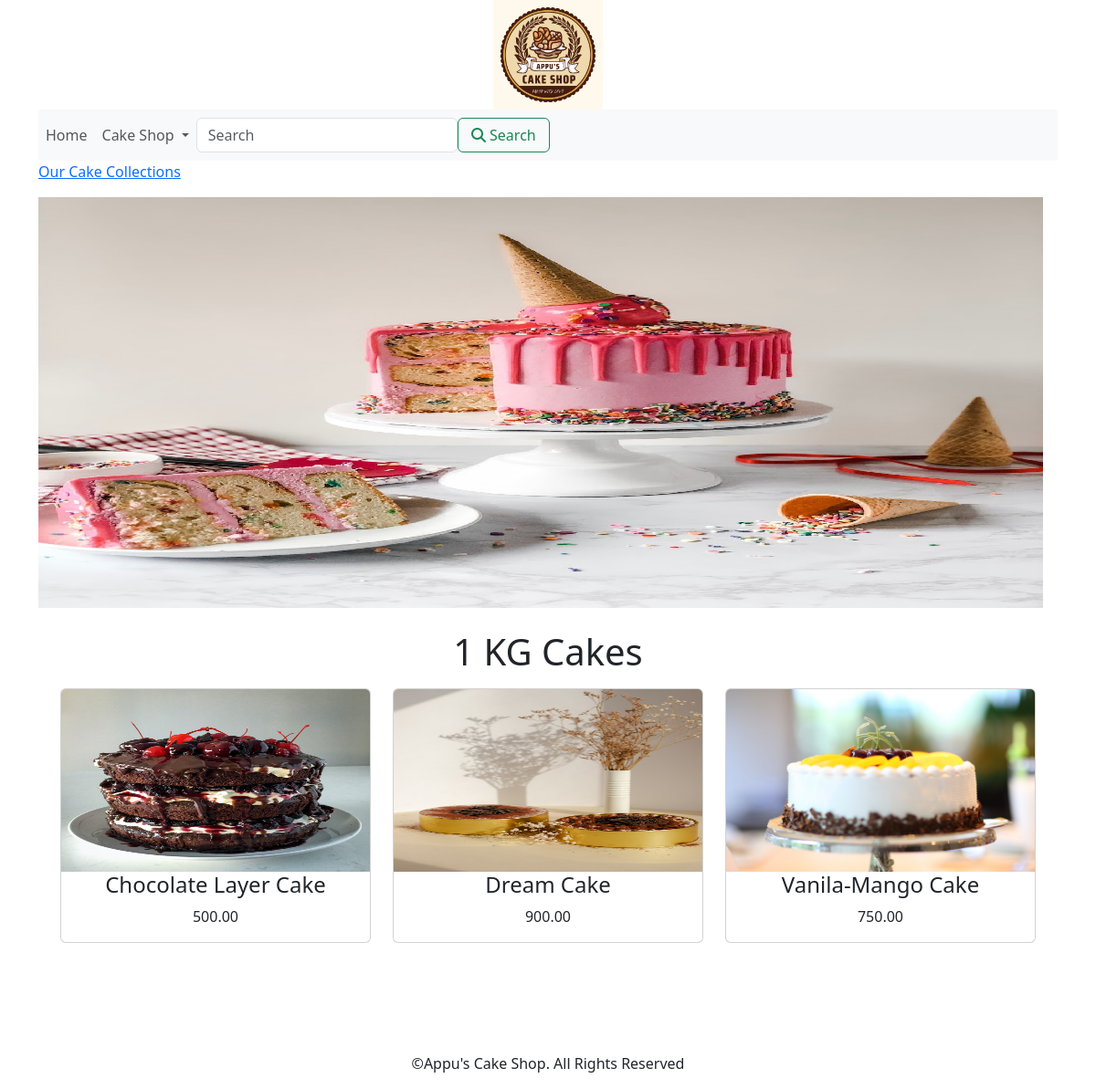
The app's page /1-kg-cakes/ with its own data.
### cakeapp/models.py (models this page shows, shortened)
class Category(models.Model):
    name=models.CharField(max_length=250,unique=True)
    slug = models.SlugField(max_length=250, unique=True)
    desc=models.TextField(blank=True)
    image=models.ImageField(upload_to='category',blank=True)
    class Meta:
        ordering=('name',)
        verbose_name='category'
        verbose_name_plural='categories'
    def get_url(self):
        return reverse('cakeapp:products_by_category', args=[self.slug])

class Products(models.Model):
    name=models.CharField(max_length=250,unique=True)
    slug=models.SlugField(max_length=250,unique=True)
    desc=models.TextField(blank=True)
    price=models.DecimalField(max_digits=10,decimal_places=2)
    category=models.ForeignKey(Category,on_delete=models.CASCADE)
    image=models.ImageField(upload_to='product',blank=True)
    stock=models.IntegerField()
    available=models.BooleanField(default=True)
    created=models.DateTimeField(auto_now_add=True)
    updated=models.DateTimeField(auto_now=True)
    class Meta:
        ordering=('name',)
        verbose_name='product'
        verbose_name_plural='products'
    def get_url(self):
        return reverse('cakeapp:procatdetail', args=[self.category.slug,self.slug])

### cakeapp/views.py (the view)
# urls.py: path('',views.allprodcat,name='allprodcat'),
def allprodcat(request,c_slug=None):
    c_page=None
    product_list=None
    if c_slug != None:
        c_page=get_object_or_404(Category,slug=c_slug)
        product_list=Products.objects.all().filter(category=c_page,available=True)
    else:
        product_list=Products.objects.all().filter(available=True)
    paginator=Paginator(product_list,6)
    try:
        page=int(request.GET.get('page','1'))
    except:
        page=1
    try:
        products=paginator.page(page)
    except(EmptyPage,InvalidPage):
        products=paginator.page(paginator.num_pages)
    return render(request,"category.html",{'category':c_page,'products':products})

### cakeapp/context_processors.py (called while the page is built)
def menu_links(request):
    links=Category.objects.all()
    return dict(links=links)

### cart_app/context_processors.py (called while the page is built)
def counter(request):
    item_count=0
    if 'admin' in request.path:
        return {}
    else:
        try:
            cart=Cart.objects.filter(Cart_id=_cart_id(request))
            cart_item=CartItem.objects.all().filter(cart=cart[:1])
            for citem in cart_item:
                item_count += citem.quantity
        except Cart.DoesNotExist:
            item_count=0
    return dict(item_count=item_count)

### cart_app/views.py (called while the page is built)
def _cart_id(request):
    cart=request.session.session_key
    if not cart:
        cart=request.session.create()
    return cart

### templates/category.html (shortened to what this page needs)
{% extends 'base.html' %}
{% load static %}
{% block content %}
    {% if category %}
        <div>
            <div class="row my_row_class">
                <div class="mx-auto">
                    <p><a href="{% url 'cakeapp:allprodcat' %}">Our Cake Collections</a></p>
                </div>
            </div>
        </div>
    {% endif %}
    <div class="mx-auto">
        {% if category %}
            <img class="my_image" src="{{category.image.url}}" alt="{{category.name}}" width="1100px;" height="450px;">
    </div>
    <br>
    <div>
        <h1 class="text-center my_title">{{category.name}}</h1>
    </div>
        {% endif %}
    <div class="container">
        <div class="row mx-auto">
            {% for product in products.object_list %}
                <div class="my_bottom_margin col-9 col-sm-12 col-md-4 col-lg-4">
                    <div class="card text-center" style="min-width: 18rem;">
                        <a href="{{product.get_url}}"><img class="card-img-top my_image" src="{{product.image.url}}" alt="{{product.name}}" width="200px;" height="200px;"></a>
                        <div class="card_body">
                            <h4>{{product.name}}</h4>
                            <p>{{product.price}}</p>
                        </div>
                    </div>
                    <br>
                </div>
            {% endfor %}
        </div>
    </div>
{% endblock %}

### records on screen
Category: image (picture), name "1 KG Cakes"
Products: image (picture), name "Chocolate Layer Cake", price "500.00"
Products: image (picture), name "Dream Cake", price "900.00"
Products: image (picture), name "Vanila-Mango Cake", price "750.00"
